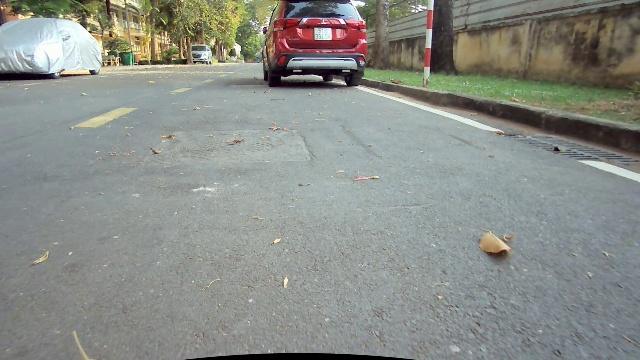
#> input picture 383.jpg, 640 x 360 px; its folder holds only this picture in this run
$ python -i drivingv4.py   (imports and definitions only)
#> lines starting #> are read from the running program, lines starting #| are printed output that depends on the picture; after the words box and inside, x2 and y2 are one past the last pixel; in counts of white or black regions, pixels touching at a corner belong together
#> further down, picture is the input picture: shape (360, 640, 3); mean B, G, R 135.9, 141.5, 137.8
import cv2
import numpy as np
import logging
import math
import datetime
import sys

from numpy import dtype
from torch import int32
from drive_utils.detect_mid_lane import *

_SHOW_IMAGE = True


class HandCodedLaneFollower(object):

	# [78 lines left out: functions __init__, follow_lane, steer, detect_lane, not called in this run]


def detect_edges(frame):

	# detect edges
	(B, G, R) = cv2.split(frame)
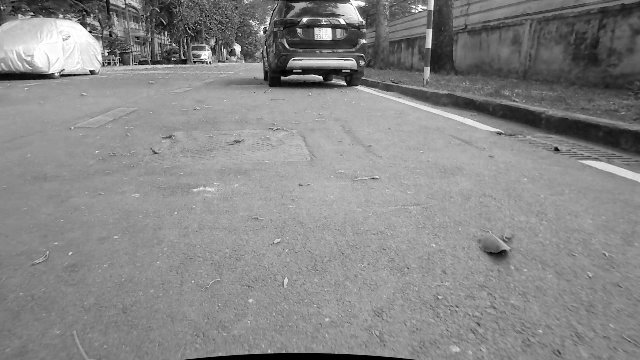
#> B: shape (360, 640); min 0, max 255, mean 135.9
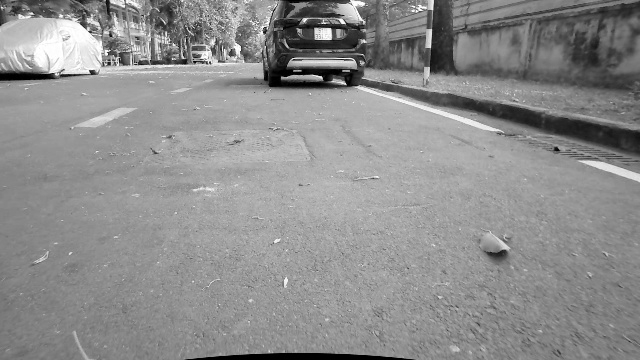
#> G: shape (360, 640); min 0, max 255, mean 141.5
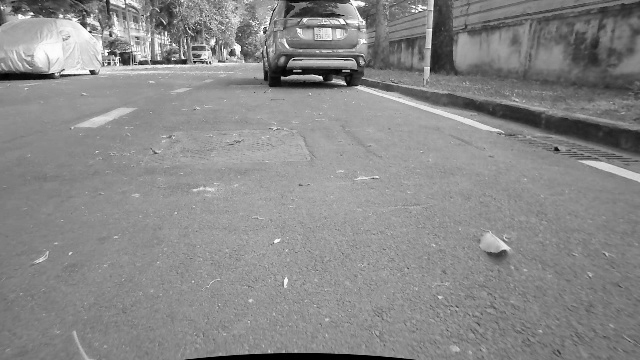
#> R: shape (360, 640); min 0, max 255, mean 137.8
	B_cny = cv2.Canny(B, 190, 200)
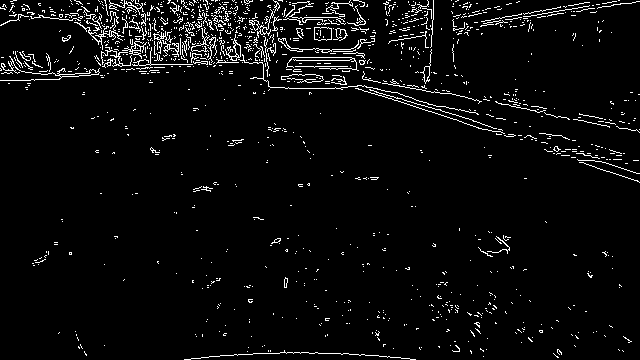
#> B_cny: shape (360, 640); 4.3% white in thin lines or dots
	G_cny = cv2.Canny(G, 50, 200)
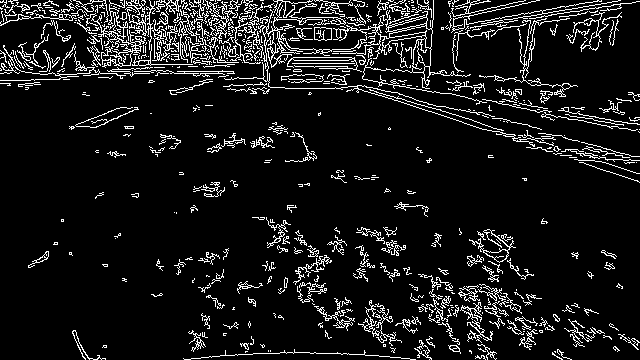
#> G_cny: shape (360, 640); 9.4% white in thin lines or dots
	R_cny = cv2.Canny(R, 50, 200)
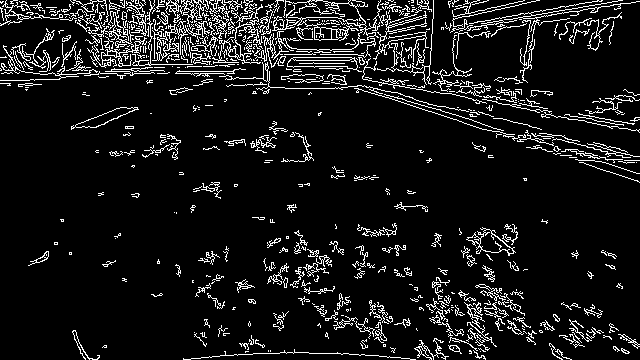
#> R_cny: shape (360, 640); 9.2% white in thin lines or dots
	edges = cv2.Canny(B_cny, 200, 202)
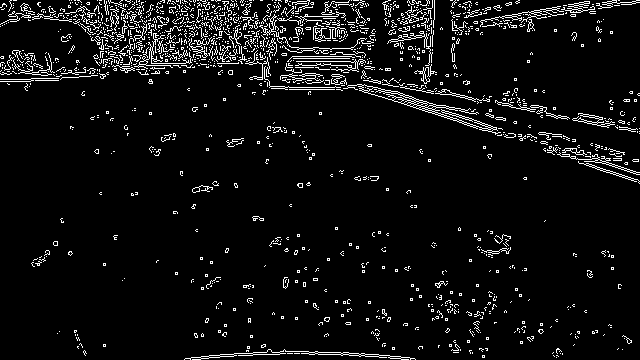
#> edges: shape (360, 640); 6.2% white in thin lines or dots

	return edges


# [247 lines left out: functions region_of_interest, detect_line_segments, detect_line_segments_norm, average_slope_intercept, average_slope_intercept_mid, compute_steering_angle and 3 more, not called in this run]


def length_of_line_segment(line):
	x1, y1, x2, y2 = line
	return math.sqrt((x2 - x1) ** 2 + (y2 - y1) ** 2)


def show_image(title, frame, show=_SHOW_IMAGE):
	if show:
		cv2.imshow(title, frame)


# [30 lines left out: functions make_points, float_to_int, test_photo, not called in this run]


middle_lane = []
####################


# [40 lines left out: functions road_2_set, fill_hole, not called in this run]

>>> import cv2
>>> picture = cv2.imread('../383.jpg')
>>> result = detect_edges(picture)

$ run again, on 1000.png
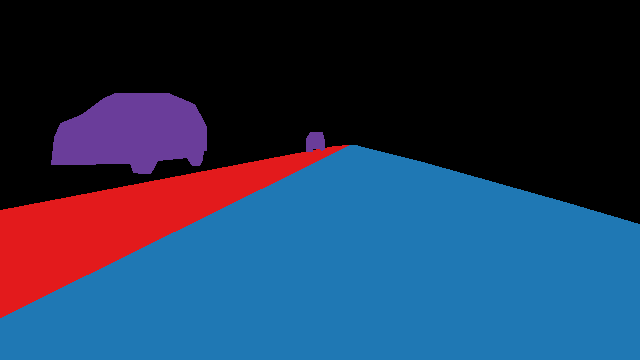
#> input picture 1000.png, 640 x 360 px
#> picture is the input picture: shape (360, 640, 3); mean B, G, R 84.1, 54.9, 36.5
#> in detect_edges, `B_cny = cv2.Canny(B, 190, 200)`:
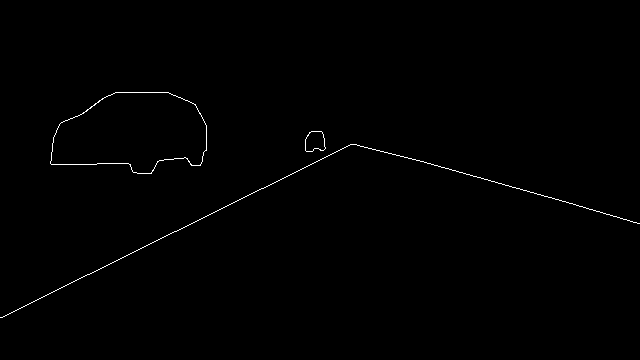
#> B_cny: shape (360, 640); 0.49% white in thin lines or dots, all inside (x1, y1, x2, y2) = (0, 92, 640, 318)
#> R_cny: shape (360, 640); 0.5% white in thin lines or dots, all inside (x1, y1, x2, y2) = (0, 92, 349, 318)
#> in detect_edges, `edges = cv2.Canny(B_cny, 200, 202)`:
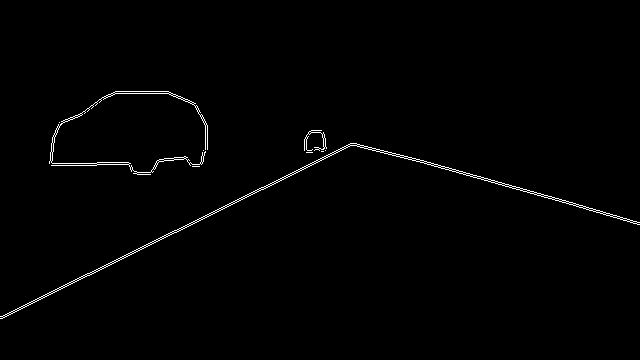
#> edges: shape (360, 640); 0.94% white in thin lines or dots, all inside (x1, y1, x2, y2) = (0, 91, 640, 319)
